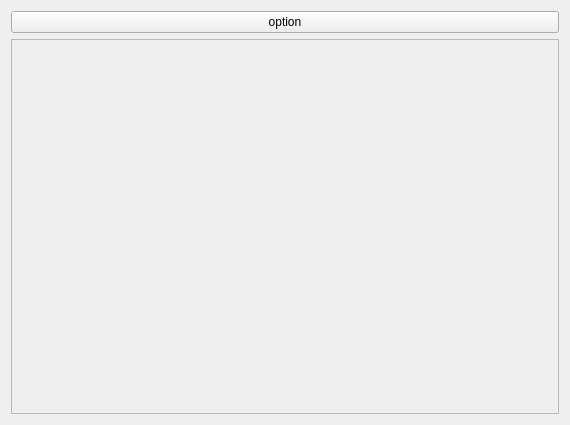
<?xml version="1.0" encoding="UTF-8"?>
<ui version="4.0">
 <class>livecam</class>
 <widget class="QWidget" name="livecam">
  <property name="geometry">
   <rect>
    <x>0</x>
    <y>0</y>
    <width>570</width>
    <height>425</height>
   </rect>
  </property>
  <property name="windowTitle">
   <string>Form</string>
  </property>
  <layout class="QVBoxLayout" name="verticalLayout">
   <item>
    <widget class="QPushButton" name="optioncam">
     <property name="text">
      <string>option</string>
     </property>
    </widget>
   </item>
   <item>
    <widget class="QScrollArea" name="scrollArea">
     <property name="widgetResizable">
      <bool>true</bool>
     </property>
     <widget class="QWidget" name="scrollAreaWidgetContents">
      <property name="geometry">
       <rect>
        <x>0</x>
        <y>0</y>
        <width>550</width>
        <height>376</height>
       </rect>
      </property>
     </widget>
    </widget>
   </item>
  </layout>
 </widget>
 <resources/>
 <connections/>
</ui>
